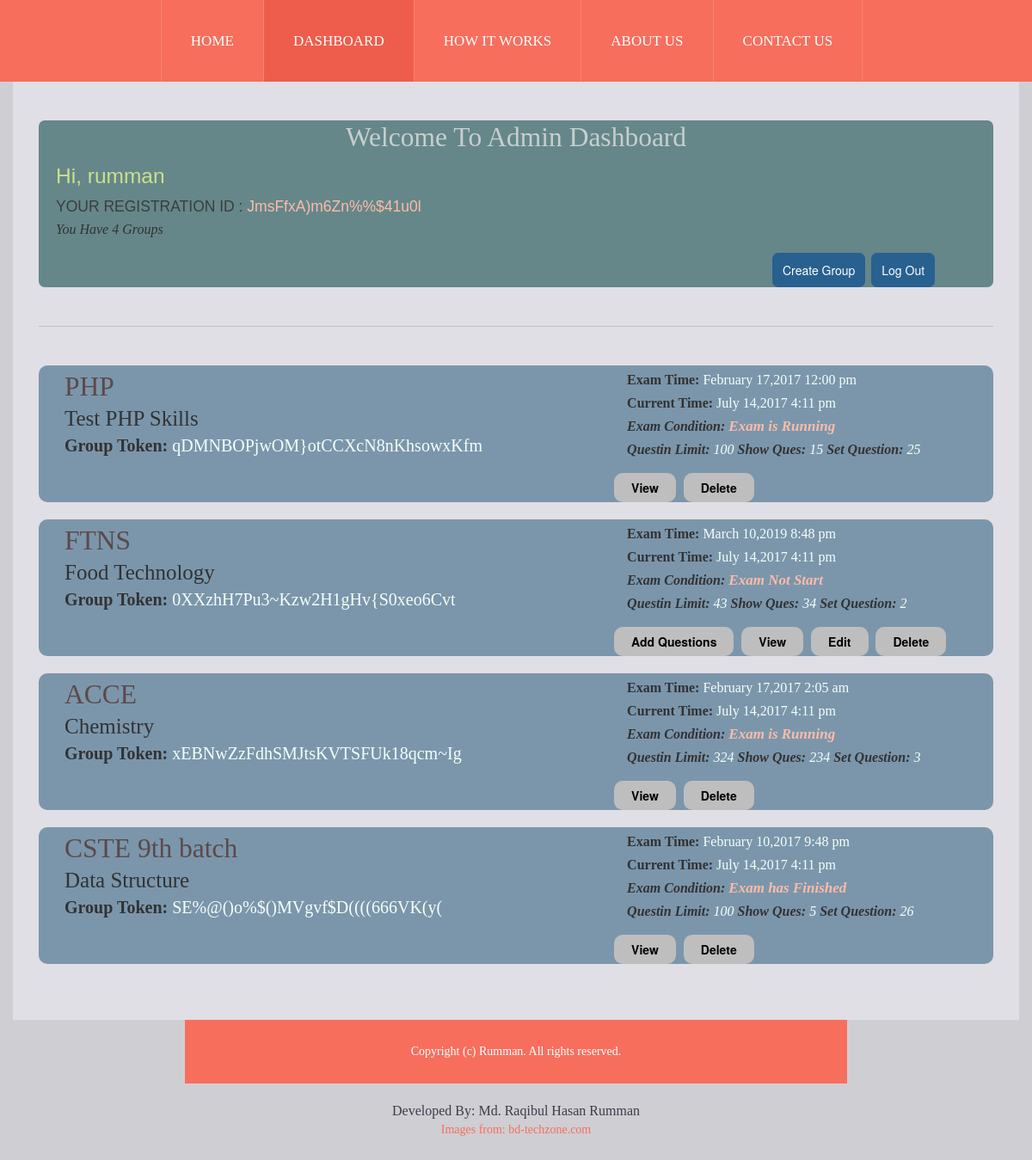
The app's page /admindashboard.php (signed in) with its own data.
### tables this page shows
CREATE TABLE `examgroups` (
  `id` int(11) NOT NULL,
  `groupName` varchar(255) NOT NULL,
  `examName` varchar(255) NOT NULL,
  `totalQuestion` int(11) NOT NULL,
  `totalExamShowQues` int(11) NOT NULL,
  `examRunningTime` int(11) NOT NULL,
  `eachQuestionTime` int(11) NOT NULL,
  `startingTime` datetime NOT NULL,
  `admin_id` int(11) NOT NULL,
  `admin_code` varchar(255) NOT NULL,
  `groupToken` varchar(255) NOT NULL
);

### lib/Session.php (called while the page is built, shortened)
<?php
  class Session{
     public static function get($key){
          if (isset($_SESSION[$key])) {
           return $_SESSION[$key];
          } else {
           return false;
          }
     }
  }
?>

### classes/Group.php (called while the page is built, shortened)
<?php
  $filepath = realpath(dirname(__FILE__));
  include_once ($filepath."/../lib/Database.php");
  include_once ($filepath."/../helpers/format.php");
?>
<?php
   class Group
  {
	  	private $db;
	  	private $fm;
	  	function __construct()
	  	{
	  		$this->db = new Database();
	  		$this->fm = new Format();
	  	}
	  	public function checkadminhasgroup($adminid,$regid){
	  		  $adminid = $this->fm->validation($adminid);
        	$regid = $this->fm->validation($regid);
        	$adminid = mysqli_real_escape_string($this->db->link,$adminid);
        	$regid = mysqli_real_escape_string($this->db->link,$regid);
        	$query = "SELECT * from examgroups where admin_id=? AND admin_code=? order by id DESC";
        	$result = $this->db->select($query,array('ii'),array(&$adminid,&$regid),array());
        	if($result)
        		return $result;
        	else
        		return false;
	  	}
  }

### lib/Database.php (called while the page is built, shortened)
<?php
Class Database{
	public $host   = DB_HOST;
	public $user   = DB_USER;
	public $pass   = DB_PASS;
	public $dbname = DB_NAME;
	public $link;
	private function connectDB(){
	$this->link = new mysqli($this->host, $this->user, $this->pass, $this->dbname);
   }
   public function select($query,$type,$arr,$column)
	{
		$stmt = $this->link->prepare($query) or die($this->link->error.__LINE__);
        if(empty($column)){
        	if(empty($type) || empty($arr)){
        		$stmt->execute();
        		$stmt = $stmt->get_result();
        	}else{
        	 call_user_func_array(array($stmt, 'bind_param'), array_merge($type, $arr));
        	 $stmt->execute();
        	 $stmt = $stmt->get_result();
        	}
        }
		if($stmt->num_rows>0){
			return $stmt;
		}
		else{
			return false;
		}
	 }
 }
?>

### helpers/format.php (called while the page is built, shortened)
<?php
class Format
{
	public function DateFormat($date)
	{
         return date("F j,Y  g:i a",strtotime($date));
	}
	public function validation($data)
	{
		$data = trim($data);
		$data = stripcslashes($data);
		$data = htmlspecialchars($data);
		$data = strip_tags($data);
		return $data;
	}
}
?>

### classes/Question.php (called while the page is built, shortened)
<?php
  $filepath = realpath(dirname(__FILE__));
  include_once ($filepath."/../lib/Database.php");
?>
<?php
   class Question
  {
	  	private $db;
	  	function __construct()
	  	{
	  		$this->db = new Database();
	  	}
        public function totalsetquestionbygroup($gid){
        	$query = "SELECT * from groupquestions where group_id=?";
           $result = $this->db->select($query,array('i'),array(&$gid),array());
           if($result){
              $row = mysqli_num_rows($result);
              return $row;
           }
           else
            return false;
        }
  }
?>

### admindashboard.php (the view, shortened to what this page needs)
<?php
include 'lib/Session.php';
include('includes/header.php');
include('includes/menu.php');
?>
<?php
   $adminid = Session::get('aid');
   $regid = Session::get('adminId');
   $msg = $gp->checkadminhasgroup($adminid,$regid);
?>
<div class="container bg-light-gray">
 <div class="main-content">
 <section>
  <div class="featured-content">
    <div class="row-fluid">
     <div class="addashmain">
	      <h2>Welcome To Admin Dashboard</h2>
	      <h3>Hi, <?php echo Session::get('adminusername')?></h3>
	      <h4>Your Registration Id : <span style="color:#ffbba9;text-transform: none;"><?php echo $regid; ?></span> </h4>
	      <?php
            if(!$msg)
              echo "<p><i>You Have No Group Or Community. Please Create a Group.</i></p>";
            else{
            	$i=0;
            	while ($value = $msg->fetch_assoc()) {
            		$i++;
            	}
            	echo "<p><i>You Have ".$i." Groups</i></p>";
            }
	      ?>
	      <span style="margin-left: 850px;">
	      <a href="add_group.php"><input type="submit" name="cg" value="Create Group" name=""></a>
	      <a href="?adaction=adlogout"><input type="submit" name="lg" value="Log Out" name=""></span></a>
	      <br>
     </div>
    </div>
   </div>
   </section>
   <div class="ruler"></div>
   <section>
   <div class="featured-content">
    <?php
    $dt = new DateTime('now', new DateTimeZone('Asia/Dhaka'));
    $st =  $dt->format('Y-m-d H:i:s');
    $result = $gp->checkadminhasgroup($adminid,$regid);
        if($result){
        	while ($value = $result->fetch_assoc()) {
         $ck='f';
         $grid = $value['id'];
         $totalsetqs = $qs->totalsetquestionbygroup($grid);
         $totalext = $value['examRunningTime'];
         $datatime1 = $value['startingTime'];
         $datatime = new DateTime($datatime1, new DateTimeZone('Asia/Dhaka'));
         $dt = new DateTime($datatime1, new DateTimeZone('Asia/Dhaka'));
         $dt1 =  $dt->format('Y-m-d H:i:s');
         $datatime->add(new DateInterval('P0M0DT0H'.$totalext.'M0S'));
         $newtime =  $datatime->format('Y-m-d H:i:s');
         if($dt1>$st){
         	$examcon = "Exam Not Start";
         }elseif($dt1<$st && $newtime>$st){
         	$examcon = "Exam is Running";
         	$ck = '';
         }elseif($st>$newtime){
         	$examcon = "Exam has Finished";
         	$ck = '';
         }else{
         	$examcon = "";
         }
    ?>
	    <div class="row-fluid eachgr">
	      <div class="span7">
	         <h2><?php echo $value['groupName'];?></h2>
	         <p style="font-size: 25px;margin-left: 30px;"><?php echo $value['examName'];?></p>
	         <p style="font-size: 20px; margin-top: -8px;margin-left: 30px;""><strong>Group Token: </strong><span style="color:mintcream"><?php echo $value['groupToken'];?></span></p>
	      </div>
	      <div class="span5">
	      <p><strong>Exam Time: </strong><span style="color:mintcream"><?php echo $fm->DateFormat($dt1);?></span></p>
	      <p style="margin-top: -12px;"><strong>Current Time: </strong><span style="color:mintcream"><?php echo $fm->DateFormat($st);?></span></p>
	         <p style="margin-top: -12px;">
	         <i><strong>Exam Condition: </strong><span style="color:#ffbba9;font-weight: bold;font-size: 17px;"><?php echo $examcon; ?></span></i></p>
	         <p style="margin-top: -12px;">
	         <i><strong>Questin Limit: </strong><span style="color:mintcream"><?php echo $value['totalQuestion']; ?></span></i>
	         <i><strong> Show Ques: </strong><span style="color:mintcream"><?php echo $value['totalExamShowQues']; ?></span></i>
	         <i><strong> Set Question: </strong><span style="color:mintcream"><?php  if(isset($totalsetqs)) echo $totalsetqs;?></span></i>
	         </p>
	          <?php
                 if($ck=='f') {?>
                  <a href="addquestion.php?aqgid=<?php echo $value['id'];?>"><input type="submit" name="addquestion" value="Add Questions" name=""></a>
               <?php  }
	          ?>
		      <a href="viewgroup.php?vgid=<?php echo $value['id'];?>"><input type="submit" name="viewgrp" value="View"></a>
		      <?php
                 if($ck=='f') {?>
                  <a href="editgroup.php?gid=<?php echo $value['id'];?>"><input type="submit" name="editgr" value="Edit"></a>
               <?php  }
	          ?>
		      <a href="deletegroup.php?dgid=<?php echo $value['id'];?>"><input  onclick=" return confirm('Are You Sure To Delete?')" type="submit" name="delegr" value="Delete"></a>
	      </div>
	   </div>
	   <br>
   <?php } }?>
   </div>
   </section>
 </div>
</div>
<?php
include('includes/footer.php');
?>

### css/custom-styles.css (style rules this page uses)
body { font-family: 'open_sansregular';background: #cfced3; font-size: 14px; }
h1, h2, h3, h4, h5, h6 { margin:0; font-weight: normal; }
h2 { font-family: 'fjalla_oneregular'; }
a { transition:all 1s; }
p { color: #6f6e74; font-size: 14px; line-height: 24px; padding-bottom: 15px;margin: 0; font-family: 'latoregular'; }
.bg-light-gray { background: #e0dfe5; }
.ruler { border-top: 1px solid #c1c0c6; }
.main-content { padding: 0 30px; }
.featured-content { padding: 45px 0; }

### css/component.css (style rules this page uses)
*, *:after, *::before { -webkit-box-sizing: border-box; -moz-box-sizing: border-box; box-sizing: border-box; }
body { font-family: 'Raleway', sans-serif; }

### css/style.css (style rules this page uses)
.addashmain { background: #658789; border-radius: 7px; }
.addashmain h2 { text-align: center; color: #c8cece; }
.addashmain h3 { margin: 5px; margin-left: 20px; margin-bottom: 0px; color: #cce08e; }
.addashmain h4 { margin: 5px; margin-left: 20px; margin-bottom: 0px; text-transform: uppercase; color:#3d3d3d; }
.addashmain p { margin: 5px; margin-left: 20px; margin-bottom: 0px; color: #323232; font-size: 16px; }
.addashmain input { margin-left: 300px; }
.addashmain input[type=submit] { padding: 10px 12px; border-radius: 7px; background:#286090; color: #fff; border:none; margin-left: 3px; }
.eachgr { background: #7B96AB; border-radius: 10px; }
.eachgr h2 { margin:5px; margin-left: 30px; margin-bottom: 0px; color: #5c4949; }
.eachgr p { margin: 5px; margin-left: 20px; margin-bottom: 0px; color: #323232; font-size: 16px; }
.eachgr input[type=submit] { padding: 7px 20px; border: none; border-radius: 10px; margin-left: 5px; box-sizing: border-box; background: #BEBEBE; font-weight: bold; }

### records on screen
examgroups: groupName "PHP", examName "Test PHP Skills", groupToken "qDMNBOPjwOM}otCCXcN8nKhsowxKfm", startingTime "February 17,2017 12:00 pm", startingTime "Exam is Running", totalQuestion "100", totalExamShowQues "15", totalsetqs "25"
examgroups: groupName "FTNS", examName "Food Technology", groupToken "0XXzhH7Pu3~Kzw2H1gHv{S0xeo6Cvt", startingTime "March 10,2019 8:48 pm", startingTime "Exam Not Start", totalQuestion "43", totalExamShowQues "34", totalsetqs "2"
examgroups: groupName "ACCE", examName "Chemistry", groupToken "xEBNwZzFdhSMJtsKVTSFUk18qcm~Ig", startingTime "February 17,2017 2:05 am", startingTime "Exam is Running", totalQuestion "324", totalExamShowQues "234", totalsetqs "3"
examgroups: groupName "CSTE 9th batch", examName "Data Structure", groupToken "SE%@()o%$()MVgvf$D((((666VK(y(", startingTime "February 10,2017 9:48 pm", startingTime "Exam has Finished", totalQuestion "100", totalExamShowQues "5", totalsetqs "26"

### other values on screen
Session::get('adminusername') "rumman"
$regid "JmsFfxA)m6Zn%%$41u0l"
$i "4"
